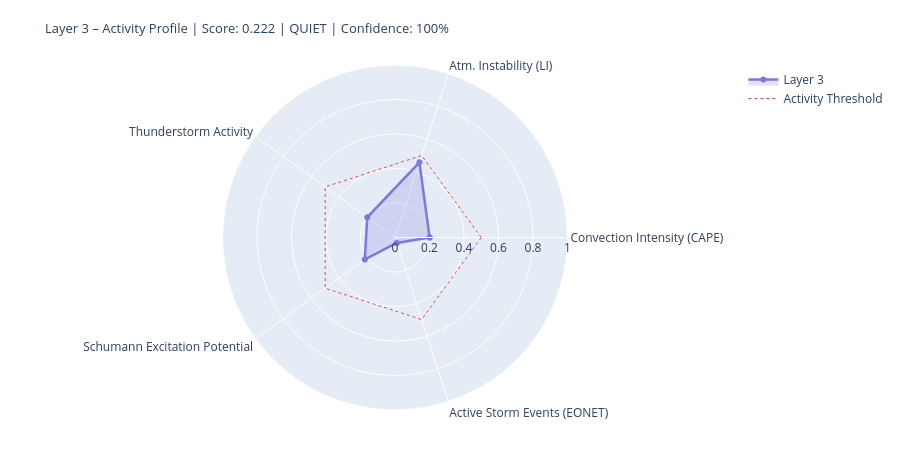

Notebook code cell kept with this figure:
### Markdown cell above
---
## 4. State Assessment & Handoff to Layer 4/5

### Code cell
# ============================================================
# LAYER-3-SCORE
# Five dynamic components
# ============================================================

def norm(v, lo, hi):
    if v is None or (isinstance(v, float) and math.isnan(v)): return None
    return round(max(0.0, min(1.0, (v - lo) / (hi - lo))), 4)

# --- 1) Convection intensity (global CAPE mean) ---
cape_mean = df_atm['cape'].dropna().mean() if not df_atm.empty else None
conv_score = norm(cape_mean, 0, 3000)
conv_src   = 'primary' if cape_mean is not None else 'missing'

# --- 2) Atmospheric instability (LI mean) ---
li_mean   = df_atm['li'].dropna().mean() if not df_atm.empty else None
# Negative LI = unstable → higher score
instab_score = norm(-li_mean if li_mean is not None else None, -6, 6)
instab_src   = 'primary' if li_mean is not None else 'missing'

# --- 3) Thunderstorm activity (mean thunder score + WMO count) ---
thunder_mean = df_atm['thunder_score'].mean() if not df_atm.empty else None
n_thunder    = int(df_atm['thunderstorm'].sum()) if not df_atm.empty else 0
thunder_score_val = norm(
    (thunder_mean or 0) * 0.7 + n_thunder * 0.1, 0, 1.0
) if thunder_mean is not None else None
thunder_src = 'primary'

# --- 4) Schumann excitation potential (weighted Schumann contribution) ---
schumann_pot = df_atm['schumann_contribution'].mean() if not df_atm.empty else None
# Boosted by Layer-2 thunderstorm trigger
if schumann_pot is not None and l2_thunder:
    schumann_pot = min(1.0, schumann_pot * 1.2)
schumann_score = norm(schumann_pot, 0, 1.0) if schumann_pot is not None else None
schumann_src   = 'derived'

# --- 5) Storm activity (NASA EONET) ---
# Distinction: None = data not loaded, 0.0 = loaded but no events
storm_score = None
storm_src   = 'missing'
if raw.get('storms') is not None:          # API reached successfully
    storm_score = norm(len(storm_events), 0, 30) if storm_events else 0.0
    storm_src   = 'primary'

# X-Ray and Kp: context only, not in dynamic score
# (X-Ray = Layer-0/4 driver; Kp = geomagnetic index, not a lightning proxy)
xray_context = None
if raw.get('xray'):
    df_xc = pd.DataFrame(raw['xray'])
    fc = next((c for c in df_xc.columns
               if any(k in c.lower() for k in ['flux','long']) and 'time' not in c.lower()),
              df_xc.columns[1])
    df_xc[fc] = pd.to_numeric(df_xc[fc], errors='coerce')
    xray_last = df_xc[fc].dropna().iloc[-1] if not df_xc[fc].dropna().empty else None
    if xray_last:
        xray_class = ('X' if xray_last>=1e-4 else 'M' if xray_last>=1e-5
                      else 'C' if xray_last>=1e-6 else 'B')
        xray_context = {'flux': float(xray_last), 'class': xray_class}
        print(f'X-Ray context: {xray_class}-class ({xray_last:.2e} W/m²)')

# --- Aggregate ---
COMPONENTS = {
    'Convection Intensity (CAPE)':  {'score': conv_score,       'source': conv_src,    'dynamic': True},
    'Atm. Instability (LI)':         {'score': instab_score,     'source': instab_src,  'dynamic': True},
    'Thunderstorm Activity':              {'score': thunder_score_val, 'source': thunder_src, 'dynamic': True},
    'Schumann Excitation Potential':   {'score': schumann_score,   'source': schumann_src,'dynamic': True},
    'Active Storm Events (EONET)': {'score': storm_score,      'source': storm_src,   'dynamic': True},
}

available   = {k: v['score'] for k, v in COMPONENTS.items() if v['score'] is not None}
unavailable = [k for k, v in COMPONENTS.items() if v['score'] is None]
layer3_score = round(sum(available.values()) / len(available), 4) if available else None
confidence   = round(len(available) / len(COMPONENTS), 2)
level = ('unknown' if layer3_score is None
         else 'quiet'   if layer3_score < 0.3
         else 'moderate' if layer3_score < 0.6
         else 'active')
dominant_l3 = max(available, key=available.get) if available else 'none'

# --- Ausgabe ---
W = 68
print('=' * W)
print('LAYER 3 – ATMOSPHERE / WEATHER / THUNDERSTORMS – STATE ASSESSMENT')
print('=' * W)
for name, comp in COMPONENTS.items():
    s = comp['score']
    if s is not None:
        bar = '█' * int(s * 20) + '░' * (20 - int(s * 20))
        print(f'  {name:<36} {bar}  {s:.3f}  [{comp["source"]}]')
    else:
        print(f'  {name:<36} {"─" * 20}  n/a   [missing]')
print('-' * W)
print(f'  Score:        {layer3_score:.3f}  ({len(available)}/{len(COMPONENTS)} components)')
print(f'  Confidence:   {confidence:.0%}')
print(f'  Level:        {level.upper()}')
print(f'  Dominant:     {dominant_l3}')
print(f'  CAPE mean:    {cape_mean:.0f} J/kg' if cape_mean else '  CAPE mean:    n/a')
print(f'  LI mean:      {li_mean:.1f} K' if li_mean is not None else '  LI mean:      n/a')
print(f'  Thunderstorms:{n_thunder} points (WMO)  +  {len(storm_events)} NASA EONET')
print('=' * W)

# Radar
cats   = list(available.keys())
vals_r = list(available.values())
if len(cats) >= 3:
    fig = go.Figure()
    fig.add_trace(go.Scatterpolar(
        r=vals_r + [vals_r[0]], theta=cats + [cats[0]],
        fill='toself', fillcolor='rgba(127,119,221,0.22)',
        line=dict(color='#7F77DD', width=2.5), name='Layer 3'
    ))
    fig.add_trace(go.Scatterpolar(
        r=[0.5] * (len(cats)+1), theta=cats + [cats[0]],
        line=dict(color='#E24B4A', dash='dot', width=1),
        mode='lines', name='Activity Threshold'
    ))
    fig.update_layout(
        title=dict(
            text=f'Layer 3 – Activity Profile | Score: {layer3_score:.3f} | {level.upper()} | Confidence: {confidence:.0%}',
            font=dict(size=13)
        ),
        polar=dict(radialaxis=dict(visible=True, range=[0, 1])),
        height=450, showlegend=True,
        margin=dict(l=60, r=60, t=65, b=40)
    )
    fig.show()

### Figure 1 — Plotly figure (JSON) as saved in the notebook; plotly's stock layout.template omitted (floating-point values rounded to 4 significant figures)
{"data": [{"fill": "toself", "fillcolor": "rgba(127,119,221,0.22)", "line": {"color": "#7F77DD", "width": 2.5}, "name": "Layer 3", "r": [0.2006, 0.4583, 0.1989, 0.2162, 0.0333, 0.2006], "theta": ["Convection Intensity (CAPE)", "Atm. Instability (LI)", "Thunderstorm Activity", "Schumann Excitation Potential", "Active Storm Events (EONET)", "Convection Intensity (CAPE)"], "type": "scatterpolar"}, {"line": {"color": "#E24B4A", "dash": "dot", "width": 1}, "mode": "lines", "name": "Activity Threshold", "r": [0.5, 0.5, 0.5, 0.5, 0.5, 0.5], "theta": ["Convection Intensity (CAPE)", "Atm. Instability (LI)", "Thunderstorm Activity", "Schumann Excitation Potential", "Active Storm Events (EONET)", "Convection Intensity (CAPE)"], "type": "scatterpolar"}], "layout": {"height": 450, "margin": {"b": 40, "l": 60, "r": 60, "t": 65}, "polar": {"radialaxis": {"range": [0, 1], "visible": true}}, "showlegend": true, "title": {"font": {"size": 13}, "text": "Layer 3 – Activity Profile | Score: 0.222 | QUIET | Confidence: 100%"}}}
